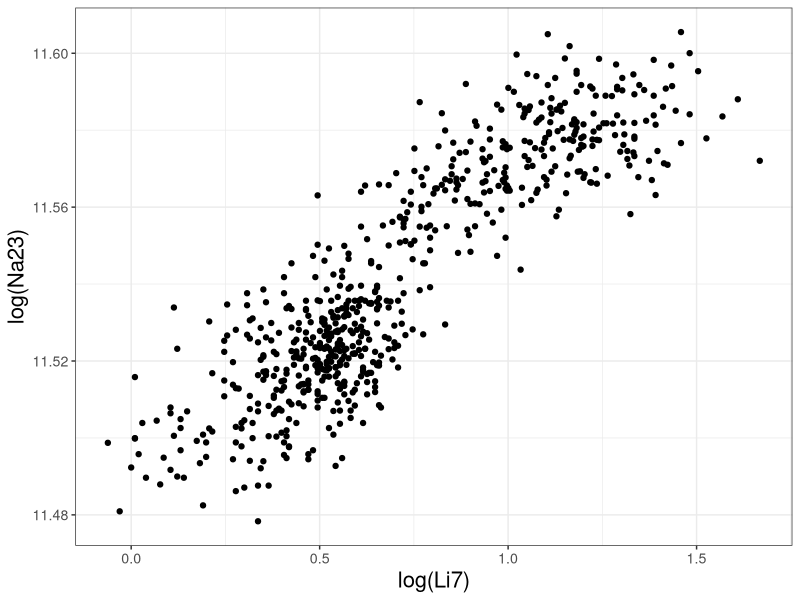
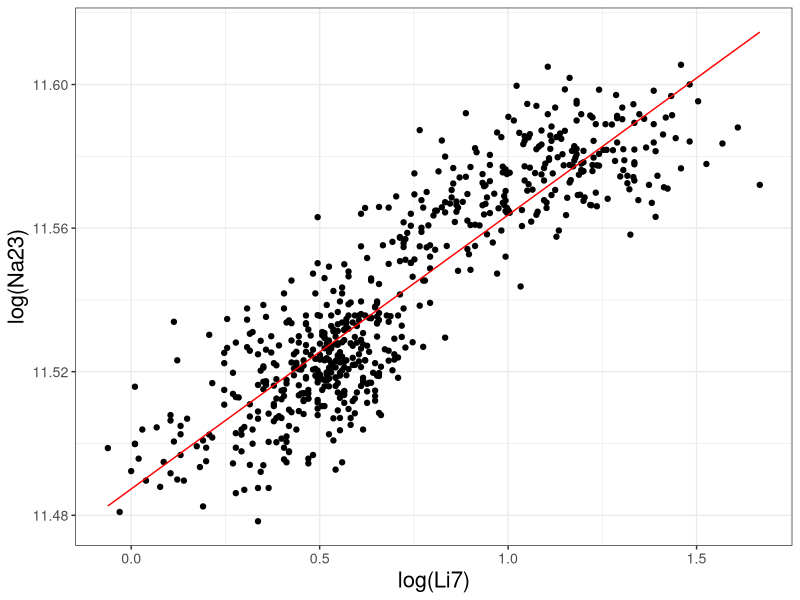
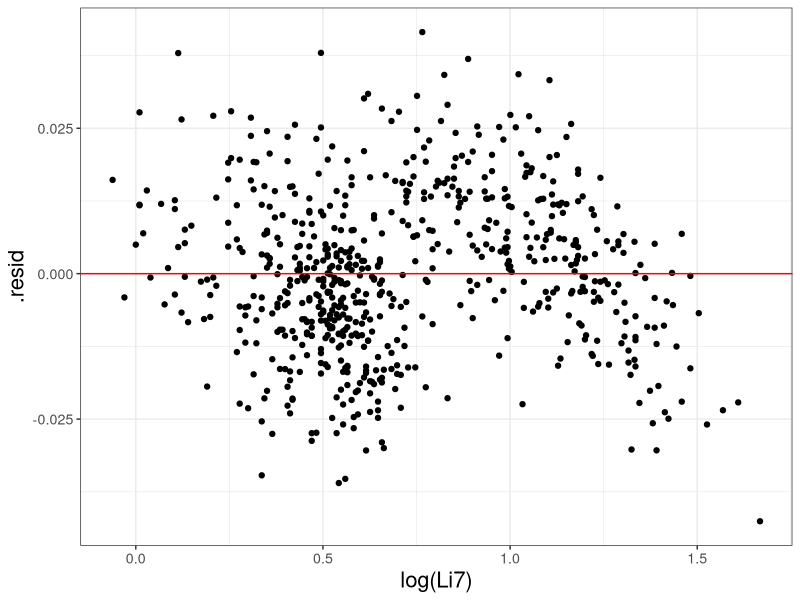
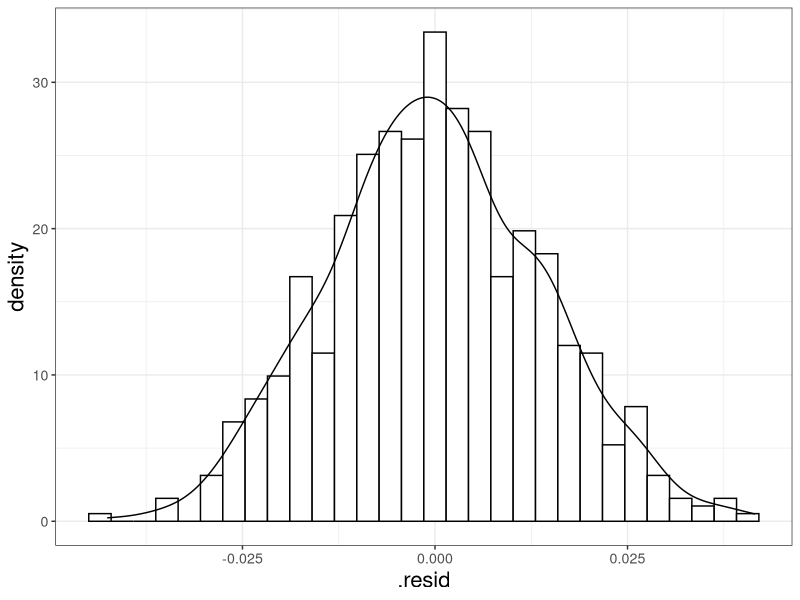
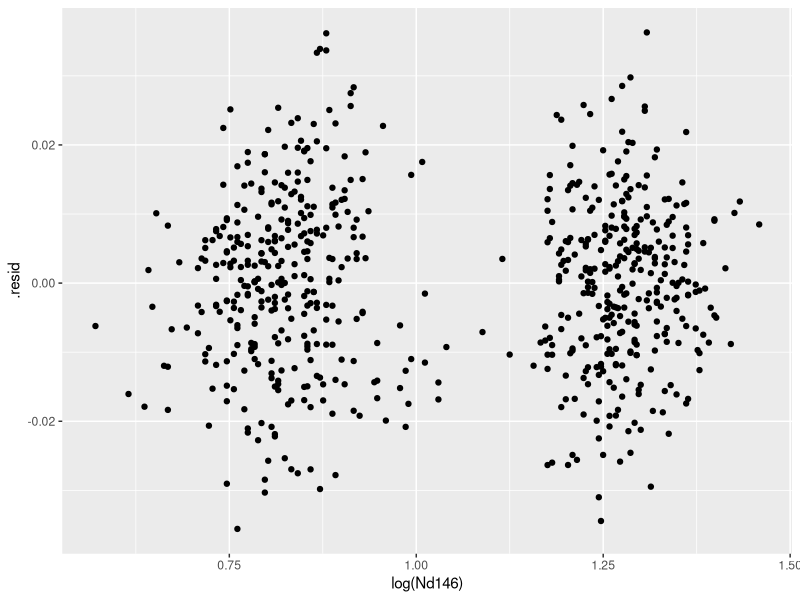
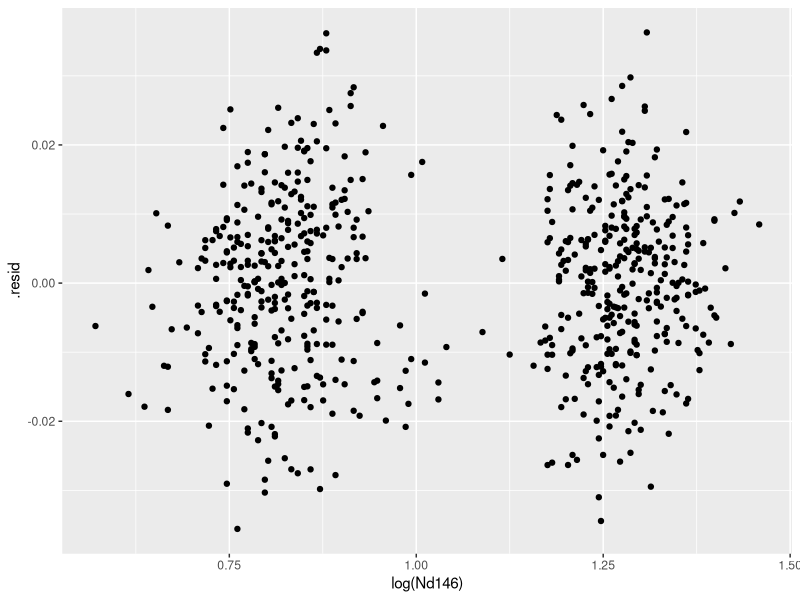
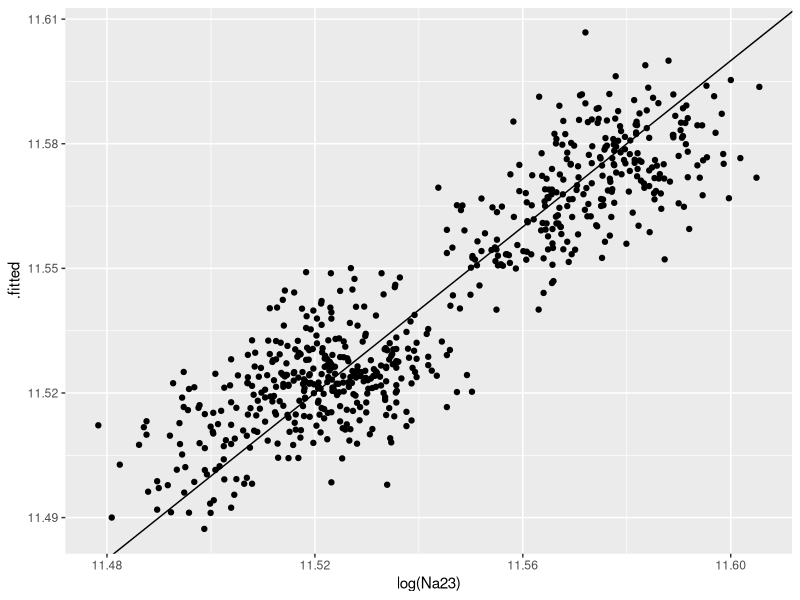

R code for these plots, in order:
## ---- chunk 1
knitr::opts_chunk$set(echo = FALSE, message = FALSE, warning = FALSE, fig.align = 'center', fig.width = 6, cache=T)
## ---- chunk 2
library(tidyverse)
## ---- chunk 3
glass <- read_csv("dat/glass_sample.csv")
ggplot(data = glass) + 
  geom_point(aes(x = log(Li7), y = log(Na23))) + 
  theme_bw() + 
  theme(text = element_text(size = rel(4)))
## ---- chunk 4
bfl <- lm(data = glass, log(Na23) ~ log(Li7))
coef(bfl)
## ---- chunk 5
bfl2 <- fortify(bfl)
ggplot(data = bfl2, aes(x = `log(Li7)`)) + 
  geom_point(aes(y = `log(Na23)`)) + 
  geom_line(aes(y = .fitted), color = "red") + 
  theme_bw() + 
  theme(text = element_text(size = rel(4)))
## ---- chunk 6
ggplot(data = bfl2, aes(x = `log(Li7)`)) + 
  geom_point(aes(y = .resid)) +
  geom_hline(yintercept = 0 , color = 'red') + 
  theme_bw() + 
  theme(text = element_text(size = rel(4)))
ggplot(data = bfl2, aes(x = .resid, y = ..density..)) + 
  geom_histogram(fill = 'white', color = 'black') + 
  geom_density() + 
  theme_bw() + 
  theme(text = element_text(size = rel(4)))
## ---- chunk 7
blfm2 <- lm(log(Na23) ~ log(Li7) + log(Nd146), data = glass)
blfm2
## ---- chunk 8
blmf22 <- fortify(blfm2)
ggplot(data = blmf22) + 
  geom_point(aes(x = `log(Nd146)`, y = .resid)) 
## ---- chunk 9
blfm22 <- fortify(blfm2)
ggplot(data = blfm22) + 
  geom_point(aes(x = `log(Nd146)`, y = .resid)) 
## ---- chunk 10
blfm3 <- lm(log(Na23) ~ log(Li7) + log(Nd146) + mfr , data = glass)
blfm3
## ---- chunk 11
blfm32 <- fortify(blfm3)
ggplot(data = blfm32) + 
  geom_point(aes(x = `log(Na23)`, y = .fitted)) + 
  geom_abline(slope = 1, intercept = 0)
